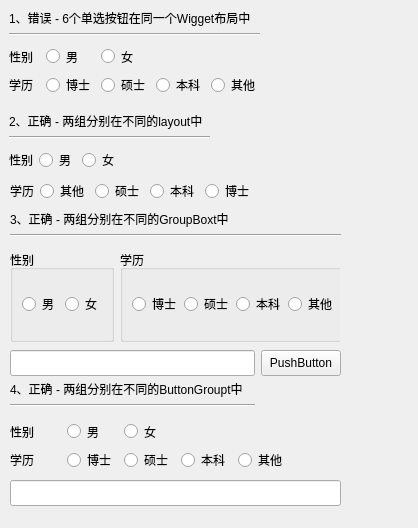
<?xml version="1.0" encoding="UTF-8"?>
<ui version="4.0">
 <class>Widget</class>
 <widget class="QWidget" name="Widget">
  <property name="geometry">
   <rect>
    <x>0</x>
    <y>0</y>
    <width>418</width>
    <height>528</height>
   </rect>
  </property>
  <property name="windowTitle">
   <string>Widget</string>
  </property>
  <widget class="QWidget" name="">
   <property name="geometry">
    <rect>
     <x>9</x>
     <y>9</y>
     <width>251</width>
     <height>27</height>
    </rect>
   </property>
   <property name="maximumSize">
    <size>
     <width>16777215</width>
     <height>30</height>
    </size>
   </property>
   <layout class="QVBoxLayout" name="verticalLayout">
    <property name="spacing">
     <number>6</number>
    </property>
    <item>
     <widget class="QLabel" name="label">
      <property name="maximumSize">
       <size>
        <width>16777215</width>
        <height>19</height>
       </size>
      </property>
      <property name="text">
       <string>1、错误 - 6个单选按钮在同一个Wigget布局中</string>
      </property>
     </widget>
    </item>
    <item>
     <widget class="Line" name="line">
      <property name="maximumSize">
       <size>
        <width>16777215</width>
        <height>3</height>
       </size>
      </property>
      <property name="orientation">
       <enum>Qt::Horizontal</enum>
      </property>
     </widget>
    </item>
   </layout>
  </widget>
  <widget class="QWidget" name="layoutWidget_2">
   <property name="geometry">
    <rect>
     <x>9</x>
     <y>112</y>
     <width>201</width>
     <height>27</height>
    </rect>
   </property>
   <property name="maximumSize">
    <size>
     <width>16777215</width>
     <height>30</height>
    </size>
   </property>
   <layout class="QVBoxLayout" name="verticalLayout_2">
    <property name="spacing">
     <number>6</number>
    </property>
    <item>
     <widget class="QLabel" name="label_2">
      <property name="maximumSize">
       <size>
        <width>16777215</width>
        <height>19</height>
       </size>
      </property>
      <property name="text">
       <string>2、正确 - 两组分别在不同的layout中</string>
      </property>
     </widget>
    </item>
    <item>
     <widget class="Line" name="line_2">
      <property name="maximumSize">
       <size>
        <width>16777215</width>
        <height>3</height>
       </size>
      </property>
      <property name="orientation">
       <enum>Qt::Horizontal</enum>
      </property>
     </widget>
    </item>
   </layout>
  </widget>
  <widget class="QWidget" name="layoutWidget_3">
   <property name="geometry">
    <rect>
     <x>10</x>
     <y>210</y>
     <width>331</width>
     <height>27</height>
    </rect>
   </property>
   <property name="maximumSize">
    <size>
     <width>16777215</width>
     <height>30</height>
    </size>
   </property>
   <layout class="QVBoxLayout" name="verticalLayout_5">
    <property name="spacing">
     <number>6</number>
    </property>
    <item>
     <widget class="QLabel" name="label_3">
      <property name="maximumSize">
       <size>
        <width>16777215</width>
        <height>19</height>
       </size>
      </property>
      <property name="text">
       <string>3、正确 - 两组分别在不同的GroupBoxt中</string>
      </property>
     </widget>
    </item>
    <item>
     <widget class="Line" name="line_3">
      <property name="maximumSize">
       <size>
        <width>16777215</width>
        <height>3</height>
       </size>
      </property>
      <property name="orientation">
       <enum>Qt::Horizontal</enum>
      </property>
     </widget>
    </item>
   </layout>
  </widget>
  <widget class="QWidget" name="layoutWidget_4">
   <property name="geometry">
    <rect>
     <x>10</x>
     <y>380</y>
     <width>245</width>
     <height>27</height>
    </rect>
   </property>
   <property name="maximumSize">
    <size>
     <width>16777215</width>
     <height>30</height>
    </size>
   </property>
   <layout class="QVBoxLayout" name="verticalLayout_6">
    <property name="spacing">
     <number>6</number>
    </property>
    <item>
     <widget class="QLabel" name="label_4">
      <property name="maximumSize">
       <size>
        <width>16777215</width>
        <height>19</height>
       </size>
      </property>
      <property name="text">
       <string>4、正确 - 两组分别在不同的ButtonGroupt中</string>
      </property>
     </widget>
    </item>
    <item>
     <widget class="Line" name="line_4">
      <property name="maximumSize">
       <size>
        <width>16777215</width>
        <height>3</height>
       </size>
      </property>
      <property name="orientation">
       <enum>Qt::Horizontal</enum>
      </property>
     </widget>
    </item>
   </layout>
  </widget>
  <widget class="QWidget" name="">
   <property name="geometry">
    <rect>
     <x>10</x>
     <y>250</y>
     <width>330</width>
     <height>92</height>
    </rect>
   </property>
   <layout class="QHBoxLayout" name="horizontalLayout_9">
    <item>
     <widget class="QGroupBox" name="groupBox">
      <property name="title">
       <string>性别</string>
      </property>
      <layout class="QHBoxLayout" name="horizontalLayout">
       <item>
        <widget class="QRadioButton" name="rb3_m">
         <property name="text">
          <string>男</string>
         </property>
        </widget>
       </item>
       <item>
        <widget class="QRadioButton" name="rb3_f">
         <property name="text">
          <string>女</string>
         </property>
        </widget>
       </item>
      </layout>
     </widget>
    </item>
    <item>
     <widget class="QGroupBox" name="groupBox_2">
      <property name="minimumSize">
       <size>
        <width>226</width>
        <height>0</height>
       </size>
      </property>
      <property name="title">
       <string>学历</string>
      </property>
      <layout class="QHBoxLayout" name="horizontalLayout_2">
       <item>
        <widget class="QRadioButton" name="rb3_bs">
         <property name="text">
          <string>博士</string>
         </property>
        </widget>
       </item>
       <item>
        <widget class="QRadioButton" name="rb3_ss">
         <property name="text">
          <string>硕士</string>
         </property>
        </widget>
       </item>
       <item>
        <widget class="QRadioButton" name="rb3_bk">
         <property name="text">
          <string>本科</string>
         </property>
        </widget>
       </item>
       <item>
        <widget class="QRadioButton" name="rb3_qt">
         <property name="text">
          <string>其他</string>
         </property>
        </widget>
       </item>
      </layout>
     </widget>
    </item>
   </layout>
  </widget>
  <widget class="QWidget" name="">
   <property name="geometry">
    <rect>
     <x>10</x>
     <y>350</y>
     <width>331</width>
     <height>26</height>
    </rect>
   </property>
   <property name="maximumSize">
    <size>
     <width>16777215</width>
     <height>30</height>
    </size>
   </property>
   <layout class="QHBoxLayout" name="horizontalLayout_10">
    <item>
     <widget class="QLineEdit" name="lineEdit1">
      <property name="maximumSize">
       <size>
        <width>16777215</width>
        <height>30</height>
       </size>
      </property>
     </widget>
    </item>
    <item>
     <widget class="QPushButton" name="pushButton">
      <property name="maximumSize">
       <size>
        <width>16777215</width>
        <height>30</height>
       </size>
      </property>
      <property name="text">
       <string>PushButton</string>
      </property>
     </widget>
    </item>
   </layout>
  </widget>
  <widget class="QWidget" name="">
   <property name="geometry">
    <rect>
     <x>9</x>
     <y>45</y>
     <width>251</width>
     <height>51</height>
    </rect>
   </property>
   <layout class="QGridLayout" name="gridLayout">
    <item row="1" column="3">
     <widget class="QRadioButton" name="radioButton_17">
      <property name="text">
       <string>本科</string>
      </property>
     </widget>
    </item>
    <item row="0" column="2">
     <widget class="QRadioButton" name="radioButton_14">
      <property name="text">
       <string>女</string>
      </property>
     </widget>
    </item>
    <item row="0" column="1">
     <widget class="QRadioButton" name="radioButton_15">
      <property name="text">
       <string>男</string>
      </property>
     </widget>
    </item>
    <item row="1" column="0">
     <widget class="QLabel" name="label_8">
      <property name="text">
       <string>学历</string>
      </property>
     </widget>
    </item>
    <item row="0" column="0">
     <widget class="QLabel" name="label_7">
      <property name="text">
       <string>性别</string>
      </property>
     </widget>
    </item>
    <item row="1" column="1">
     <widget class="QRadioButton" name="radioButton_16">
      <property name="text">
       <string>博士</string>
      </property>
     </widget>
    </item>
    <item row="1" column="2">
     <widget class="QRadioButton" name="radioButton_19">
      <property name="text">
       <string>硕士</string>
      </property>
     </widget>
    </item>
    <item row="1" column="4">
     <widget class="QRadioButton" name="radioButton_18">
      <property name="text">
       <string>其他</string>
      </property>
     </widget>
    </item>
   </layout>
  </widget>
  <widget class="QWidget" name="">
   <property name="geometry">
    <rect>
     <x>10</x>
     <y>180</y>
     <width>284</width>
     <height>22</height>
    </rect>
   </property>
   <layout class="QHBoxLayout" name="horizontalLayout_4">
    <item>
     <widget class="QLabel" name="label_10">
      <property name="text">
       <string>学历</string>
      </property>
     </widget>
    </item>
    <item>
     <widget class="QRadioButton" name="radioButton_25">
      <property name="text">
       <string>其他</string>
      </property>
     </widget>
    </item>
    <item>
     <widget class="QRadioButton" name="radioButton_24">
      <property name="text">
       <string>硕士</string>
      </property>
     </widget>
    </item>
    <item>
     <widget class="QRadioButton" name="radioButton_23">
      <property name="text">
       <string>本科</string>
      </property>
     </widget>
    </item>
    <item>
     <widget class="QRadioButton" name="radioButton_22">
      <property name="text">
       <string>博士</string>
      </property>
     </widget>
    </item>
    <item>
     <spacer name="horizontalSpacer_2">
      <property name="orientation">
       <enum>Qt::Horizontal</enum>
      </property>
      <property name="sizeHint" stdset="0">
       <size>
        <width>40</width>
        <height>20</height>
       </size>
      </property>
     </spacer>
    </item>
   </layout>
  </widget>
  <widget class="QWidget" name="layoutWidget">
   <property name="geometry">
    <rect>
     <x>10</x>
     <y>420</y>
     <width>279</width>
     <height>51</height>
    </rect>
   </property>
   <layout class="QGridLayout" name="gridLayout_2">
    <item row="1" column="4">
     <widget class="QRadioButton" name="rb4_qt">
      <property name="text">
       <string>其他</string>
      </property>
     </widget>
    </item>
    <item row="1" column="3">
     <widget class="QRadioButton" name="rb4_bk">
      <property name="text">
       <string>本科</string>
      </property>
     </widget>
    </item>
    <item row="0" column="0">
     <widget class="QLabel" name="label_12">
      <property name="text">
       <string>性别</string>
      </property>
     </widget>
    </item>
    <item row="0" column="2">
     <widget class="QRadioButton" name="rb4_f">
      <property name="text">
       <string>女</string>
      </property>
     </widget>
    </item>
    <item row="0" column="1">
     <widget class="QRadioButton" name="rb4_m">
      <property name="text">
       <string>男</string>
      </property>
     </widget>
    </item>
    <item row="1" column="0">
     <widget class="QLabel" name="label_11">
      <property name="text">
       <string>学历</string>
      </property>
     </widget>
    </item>
    <item row="1" column="2">
     <widget class="QRadioButton" name="rb4_ss">
      <property name="text">
       <string>硕士</string>
      </property>
     </widget>
    </item>
    <item row="1" column="1">
     <widget class="QRadioButton" name="rb4_bs">
      <property name="text">
       <string>博士</string>
      </property>
     </widget>
    </item>
   </layout>
  </widget>
  <widget class="QWidget" name="layoutWidget_5">
   <property name="geometry">
    <rect>
     <x>10</x>
     <y>480</y>
     <width>331</width>
     <height>26</height>
    </rect>
   </property>
   <property name="maximumSize">
    <size>
     <width>16777215</width>
     <height>30</height>
    </size>
   </property>
   <layout class="QHBoxLayout" name="horizontalLayout_11">
    <item>
     <widget class="QLineEdit" name="lineEdit_2">
      <property name="maximumSize">
       <size>
        <width>16777215</width>
        <height>30</height>
       </size>
      </property>
     </widget>
    </item>
   </layout>
  </widget>
  <widget class="QWidget" name="">
   <property name="geometry">
    <rect>
     <x>9</x>
     <y>148</y>
     <width>156</width>
     <height>24</height>
    </rect>
   </property>
   <layout class="QHBoxLayout" name="horizontalLayout_5">
    <item>
     <layout class="QHBoxLayout" name="horizontalLayout_3">
      <item>
       <widget class="QLabel" name="label_9">
        <property name="text">
         <string>性别</string>
        </property>
       </widget>
      </item>
      <item>
       <widget class="QRadioButton" name="radioButton_21">
        <property name="text">
         <string>男</string>
        </property>
       </widget>
      </item>
      <item>
       <widget class="QRadioButton" name="radioButton_20">
        <property name="text">
         <string>女</string>
        </property>
       </widget>
      </item>
      <item>
       <spacer name="horizontalSpacer">
        <property name="orientation">
         <enum>Qt::Horizontal</enum>
        </property>
        <property name="sizeHint" stdset="0">
         <size>
          <width>40</width>
          <height>20</height>
         </size>
        </property>
       </spacer>
      </item>
     </layout>
    </item>
   </layout>
  </widget>
 </widget>
 <resources/>
 <connections/>
</ui>
